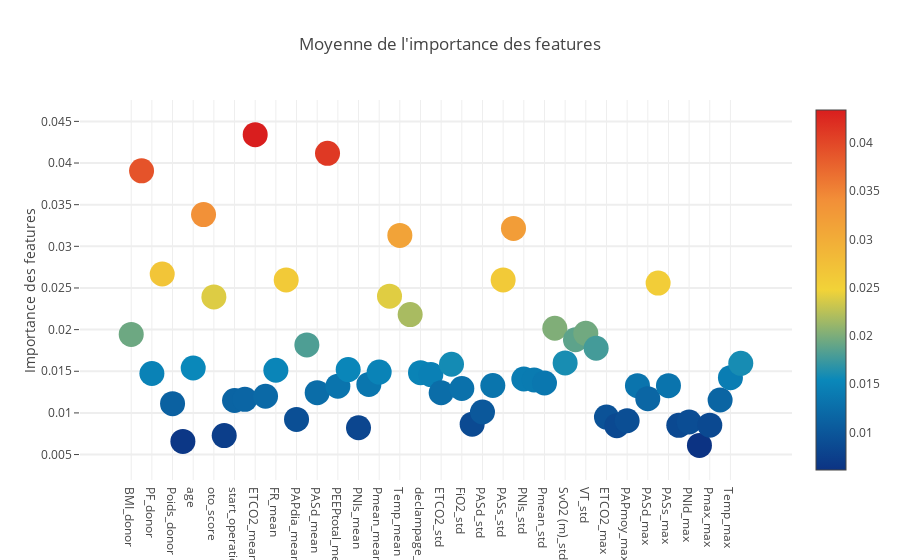

This figure's notebook cell:
### Code cell
trace = go.Scatter(
    y=feature_dataframe['moyenne'].values,
    x=feature_dataframe['features'].values,
    mode='markers',
    marker=dict(
        sizemode='diameter',
        sizeref=1,
        size=25,
        color=feature_dataframe['moyenne'].values,
        colorscale='Portland',
        showscale=True
    ),
    text=feature_dataframe['features'].values
)
data = [trace]

layout = go.Layout(
    autosize=True,
    title="Moyenne de l'importance des features",
    hovermode='closest',
    yaxis=dict(
        title='Importance des features',
        ticklen=5,
        gridwidth=2
    ),
    showlegend=False
)
fig = go.Figure(data=data, layout=layout)
py.iplot(fig, filename='scatter2010')

### Figure 1 — Plotly figure (JSON) as saved in the notebook; plotly's stock layout.template omitted (floating-point values rounded to 4 significant figures)
{"data": [{"marker": {"color": [0.01942, 0.03906, 0.01473, 0.02668, 0.01111, 0.00658, 0.01539, 0.03381, 0.02393, 0.007284, 0.01149, 0.01163, 0.04341, 0.012, 0.01512, 0.02596, 0.009219, 0.01816, 0.01243, 0.04117, 0.01321, 0.0152, 0.008217, 0.01342, 0.0149, 0.02402, 0.03131, 0.02181, 0.01483, 0.01461, 0.01242, 0.01584, 0.01293, 0.008652, 0.01011, 0.01329, 0.02597, 0.03214, 0.01407, 0.01396, 0.01359, 0.02017, 0.016, 0.01878, 0.01956, 0.01776, 0.009496, 0.008464, 0.009056, 0.01327, 0.01171, 0.02558, 0.01327, 0.008504, 0.008906, 0.006103, 0.00853, 0.01155, 0.01423, 0.01595], "colorscale": "Portland", "showscale": true, "size": 25, "sizemode": "diameter", "sizeref": 1}, "mode": "markers", "text": ["BMI_donor", "LAS", "PF_donor", "Poids", "Poids_donor", "Taille", "age", "body_mass_index", "oto_score", "start_operation_month", "start_operation_day", "ends_operation_day", "ETCO2_mean", "FC_mean", "FR_mean", "FiO2_mean", "PAPdia_mean", "PAPmoy_mean", "PASd_mean", "PASs_mean", "PEEPtotal_mean", "PNIm_mean", "PNIs_mean", "Pmax_mean", "Pmean_mean", "SpO2_mean", "Temp_mean", "VT_mean", "declampage_cote2_done_mean", "B.I.S_std", "ETCO2_std", "FC_std", "FiO2_std", "PAPmoy_std", "PASd_std", "PASm_std", "PASs_std", "PEEPtotal_std", "PNIs_std", "Pmax_std", "Pmean_std", "SpO2_std", "SvO2 (m)_std", "Temp_std", "VT_std", "declampage_cote2_done_std", "ETCO2_max", "FR_max", "PAPmoy_max", "PAPsys_max", "PASd_max", "PASm_max", "PASs_max", "PEEPtotal_max", "PNId_max", "PNIm_max", "Pmax_max", "Pmean_max", "Temp_max", "VT_max"], "type": "scatter", "uid": "893c33aa-286c-408c-8fe6-4f2cc29bdc49", "x": ["BMI_donor", "LAS", "PF_donor", "Poids", "Poids_donor", "Taille", "age", "body_mass_index", "oto_score", "start_operation_month", "start_operation_day", "ends_operation_day", "ETCO2_mean", "FC_mean", "FR_mean", "FiO2_mean", "PAPdia_mean", "PAPmoy_mean", "PASd_mean", "PASs_mean", "PEEPtotal_mean", "PNIm_mean", "PNIs_mean", "Pmax_mean", "Pmean_mean", "SpO2_mean", "Temp_mean", "VT_mean", "declampage_cote2_done_mean", "B.I.S_std", "ETCO2_std", "FC_std", "FiO2_std", "PAPmoy_std", "PASd_std", "PASm_std", "PASs_std", "PEEPtotal_std", "PNIs_std", "Pmax_std", "Pmean_std", "SpO2_std", "SvO2 (m)_std", "Temp_std", "VT_std", "declampage_cote2_done_std", "ETCO2_max", "FR_max", "PAPmoy_max", "PAPsys_max", "PASd_max", "PASm_max", "PASs_max", "PEEPtotal_max", "PNId_max", "PNIm_max", "Pmax_max", "Pmean_max", "Temp_max", "VT_max"], "y": [0.01942, 0.03906, 0.01473, 0.02668, 0.01111, 0.00658, 0.01539, 0.03381, 0.02393, 0.007284, 0.01149, 0.01163, 0.04341, 0.012, 0.01512, 0.02596, 0.009219, 0.01816, 0.01243, 0.04117, 0.01321, 0.0152, 0.008217, 0.01342, 0.0149, 0.02402, 0.03131, 0.02181, 0.01483, 0.01461, 0.01242, 0.01584, 0.01293, 0.008652, 0.01011, 0.01329, 0.02597, 0.03214, 0.01407, 0.01396, 0.01359, 0.02017, 0.016, 0.01878, 0.01956, 0.01776, 0.009496, 0.008464, 0.009056, 0.01327, 0.01171, 0.02558, 0.01327, 0.008504, 0.008906, 0.006103, 0.00853, 0.01155, 0.01423, 0.01595]}], "layout": {"autosize": true, "hovermode": "closest", "showlegend": false, "title": {"text": "Moyenne de l'importance des features"}, "yaxis": {"gridwidth": 2, "ticklen": 5, "title": {"text": "Importance des features"}}}}
